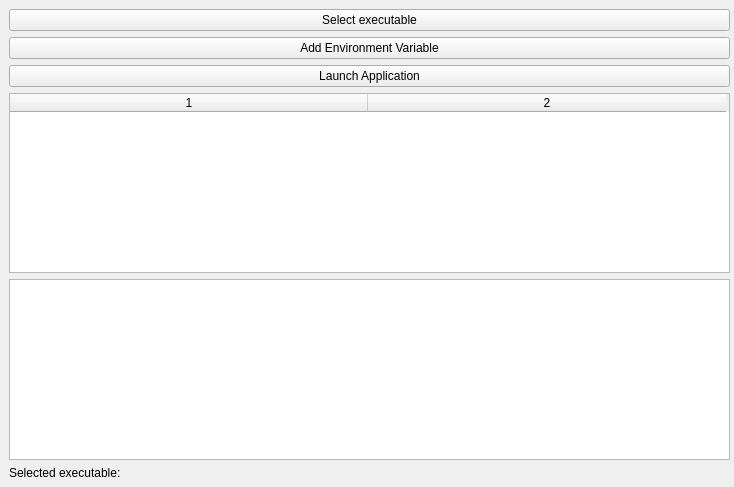
<?xml version="1.0" encoding="UTF-8"?>
<ui version="4.0">
 <class>EnvGui</class>
 <widget class="QWidget" name="EnvGui">
  <property name="geometry">
   <rect>
    <x>0</x>
    <y>0</y>
    <width>734</width>
    <height>487</height>
   </rect>
  </property>
  <property name="windowTitle">
   <string>Form</string>
  </property>
  <widget class="QWidget" name="verticalLayoutWidget">
   <property name="geometry">
    <rect>
     <x>9</x>
     <y>9</y>
     <width>721</width>
     <height>471</height>
    </rect>
   </property>
   <layout class="QVBoxLayout" name="verticalLayout">
    <item>
     <widget class="QPushButton" name="pushButtonSelectExecutable">
      <property name="text">
       <string>Select executable</string>
      </property>
     </widget>
    </item>
    <item>
     <widget class="QPushButton" name="pushButtonAddEnvVariable">
      <property name="text">
       <string>Add Environment Variable</string>
      </property>
     </widget>
    </item>
    <item>
     <widget class="QPushButton" name="pushButtonLaunchApp">
      <property name="text">
       <string>Launch Application</string>
      </property>
     </widget>
    </item>
    <item>
     <widget class="QTableWidget" name="tableWidgetEnvVars">
      <property name="columnCount">
       <number>2</number>
      </property>
      <attribute name="horizontalHeaderMinimumSectionSize">
       <number>358</number>
      </attribute>
      <attribute name="horizontalHeaderDefaultSectionSize">
       <number>358</number>
      </attribute>
      <column/>
      <column/>
     </widget>
    </item>
    <item>
     <widget class="QTextEdit" name="textEditOutput"/>
    </item>
    <item>
     <widget class="QLabel" name="labelSelectedExecutablePath">
      <property name="text">
       <string>Selected executable:</string>
      </property>
     </widget>
    </item>
   </layout>
  </widget>
 </widget>
 <resources/>
 <connections/>
</ui>
